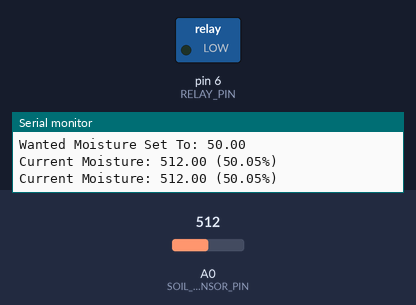
The sketch below on a simulated Arduino Uno, built with avr-gcc and run on an emulated ATmega328P. Parts: switched loads named in the sketch (green lamp = pin HIGH), the last lines printed to the serial monitor. The test bench sets the inputs (shaded band); at power-on: A0 (SOIL_SENSOR_PIN) = 512.

Above: at 11.2 s.
11.3 s: A0 (SOIL_SENSOR_PIN) set to 494
At 13.2 s:
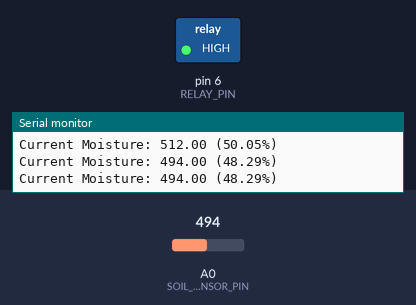
13.5 s: A0 (SOIL_SENSOR_PIN) set to 716
At 15.0 s:
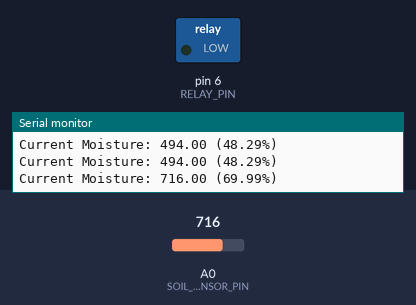
15.5 s: A0 (SOIL_SENSOR_PIN) set to 511
At 16.6 s:
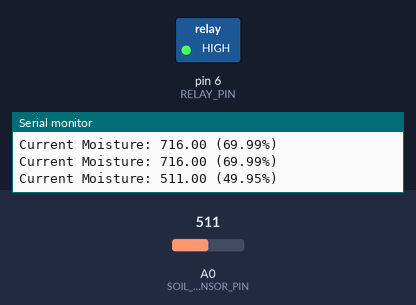
Timing chart, 0 to 18.5 s (numbered marks = the images above; inputs shaded):
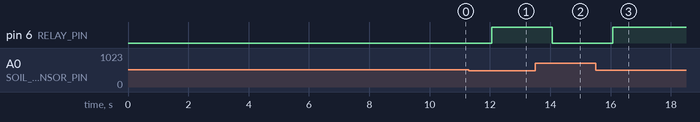

The sketch:

Program.ino
```cpp
#include <Wire.h>

#define RELAY_PIN 6
#define SOIL_SENSOR_PIN A0
#define DEFAULT_MOISTURE 50  // Preset moisture level if no input is received

float moisture = 0;
float wantedMoisture = 0;  // Moisture threshold in percentage

void setup() {
    pinMode(RELAY_PIN, OUTPUT);
    digitalWrite(RELAY_PIN, LOW);  // Ensure pump is off
    Serial.begin(9600);
    Serial.println("Setup complete");

    // Wait for user input to set the moisture threshold (in percentage)
    Serial.println("Input your wanted moisture level (in %) within 10 seconds:");

    unsigned long startTime = millis();
    while (millis() - startTime < 10000) {  // 10-second timeout
        if (Serial.available() > 0) {
            wantedMoisture = Serial.parseInt(); // Read input number
            break;
        }
    }

    // If no input is received, set to default
    if (wantedMoisture == 0) {
        wantedMoisture = DEFAULT_MOISTURE;
        Serial.println("No input received. Using default moisture level.");
    }

    Serial.print("Wanted Moisture Set To: ");
    Serial.println(wantedMoisture);
}

void loop() {
    moisture = readSoilMoisture(); // Get sensor input
    float moisturePercentage = convertToPercentage(moisture); // Convert to percentage

    Serial.print("Current Moisture: ");
    Serial.print(moisture);
    Serial.print(" (");
    Serial.print(moisturePercentage);
    Serial.println("%)");

    Watering(moisturePercentage); // Pass the moisture percentage to Watering
    delay(1000); // Delay for a second
}

void Watering(float moisturePercentage) {
    if (moisturePercentage < wantedMoisture) {
        turnPumpOn();
    } else {
        turnPumpOff();
    }
}

int readSoilMoisture() {
    return analogRead(SOIL_SENSOR_PIN); // Reads from soil moisture sensor
}

float convertToPercentage(int rawValue) {
    return (rawValue / 1023.0) * 100.0;  // Convert to percentage based on 0-1023 range
}

void turnPumpOn() {
    digitalWrite(RELAY_PIN, HIGH);
}

void turnPumpOff() {
    digitalWrite(RELAY_PIN, LOW);
}
```

Measured:
- the behaviour switches between 512 and 511 on A0 (SOIL_SENSOR_PIN) (found by bisection; images 0 and 1)
- after the input at 11.3 s, pin 6 (RELAY_PIN): LOW → HIGH after 0.77 s
- after the input at 13.5 s, pin 6 (RELAY_PIN): HIGH → LOW after 0.57 s
- after the input at 15.5 s, pin 6 (RELAY_PIN): LOW → HIGH after 0.57 s
